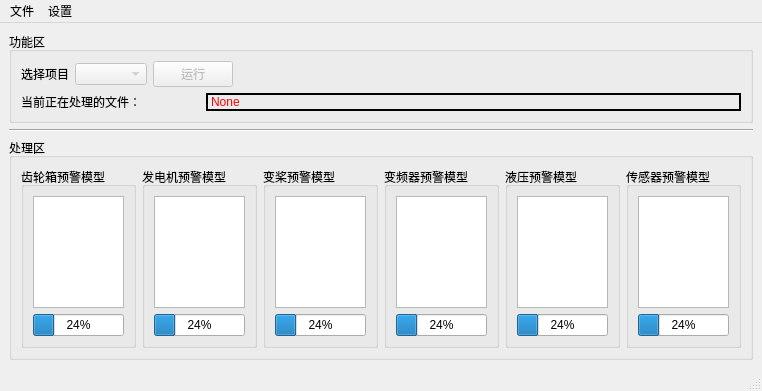
<?xml version="1.0" encoding="UTF-8"?>
<ui version="4.0">
 <class>MainWindow</class>
 <widget class="QMainWindow" name="MainWindow">
  <property name="geometry">
   <rect>
    <x>0</x>
    <y>0</y>
    <width>756</width>
    <height>391</height>
   </rect>
  </property>
  <property name="windowTitle">
   <string>线下预警模型</string>
  </property>
  <widget class="QWidget" name="centralwidget">
   <property name="styleSheet">
    <string notr="true"/>
   </property>
   <layout class="QVBoxLayout" name="verticalLayout">
    <item>
     <widget class="QGroupBox" name="function_groupBox">
      <property name="title">
       <string>功能区</string>
      </property>
      <layout class="QVBoxLayout" name="verticalLayout_2">
       <item>
        <layout class="QHBoxLayout" name="horizontalLayout_3">
         <item>
          <widget class="QLabel" name="select_project_label">
           <property name="text">
            <string>选择项目</string>
           </property>
          </widget>
         </item>
         <item>
          <widget class="QComboBox" name="select_project_comboBox">
           <property name="enabled">
            <bool>false</bool>
           </property>
           <property name="maxVisibleItems">
            <number>20</number>
           </property>
          </widget>
         </item>
         <item>
          <widget class="QPushButton" name="run_pushButton">
           <property name="enabled">
            <bool>false</bool>
           </property>
           <property name="text">
            <string>运行</string>
           </property>
          </widget>
         </item>
         <item>
          <spacer name="horizontalSpacer">
           <property name="orientation">
            <enum>Qt::Horizontal</enum>
           </property>
           <property name="sizeHint" stdset="0">
            <size>
             <width>529</width>
             <height>20</height>
            </size>
           </property>
          </spacer>
         </item>
        </layout>
       </item>
       <item>
        <layout class="QHBoxLayout" name="horizontalLayout" stretch="1,3">
         <item>
          <widget class="QLabel" name="label">
           <property name="text">
            <string>当前正在处理的文件：</string>
           </property>
          </widget>
         </item>
         <item>
          <widget class="QLabel" name="label_2">
           <property name="styleSheet">
            <string notr="true">color: rgb(255, 0, 0);
border:2px solid rgb(0,0,0);</string>
           </property>
           <property name="text">
            <string>None</string>
           </property>
          </widget>
         </item>
        </layout>
       </item>
      </layout>
     </widget>
    </item>
    <item>
     <widget class="Line" name="line">
      <property name="orientation">
       <enum>Qt::Horizontal</enum>
      </property>
     </widget>
    </item>
    <item>
     <widget class="QGroupBox" name="deal_groupBox">
      <property name="title">
       <string>处理区</string>
      </property>
      <layout class="QHBoxLayout" name="horizontalLayout_4">
       <item>
        <widget class="QGroupBox" name="gearbox_groupBox">
         <property name="title">
          <string>齿轮箱预警模型</string>
         </property>
         <layout class="QVBoxLayout" name="verticalLayout_3" stretch="0,8">
          <property name="spacing">
           <number>6</number>
          </property>
          <property name="bottomMargin">
           <number>9</number>
          </property>
          <item>
           <widget class="QListWidget" name="gb_listWidget"/>
          </item>
          <item>
           <widget class="QProgressBar" name="gearbox_progressBar">
            <property name="value">
             <number>24</number>
            </property>
           </widget>
          </item>
         </layout>
        </widget>
       </item>
       <item>
        <widget class="QGroupBox" name="generator_groupBox">
         <property name="title">
          <string>发电机预警模型</string>
         </property>
         <layout class="QVBoxLayout" name="verticalLayout_4" stretch="0,0">
          <item>
           <widget class="QListWidget" name="ge_listWidget"/>
          </item>
          <item>
           <widget class="QProgressBar" name="generator_progressBar">
            <property name="value">
             <number>24</number>
            </property>
           </widget>
          </item>
         </layout>
        </widget>
       </item>
       <item>
        <widget class="QGroupBox" name="pitch_groupBox">
         <property name="title">
          <string>变桨预警模型</string>
         </property>
         <layout class="QVBoxLayout" name="verticalLayout_5" stretch="0,0">
          <item>
           <widget class="QListWidget" name="pitch_listWidget"/>
          </item>
          <item>
           <widget class="QProgressBar" name="pitch_progressBar">
            <property name="value">
             <number>24</number>
            </property>
           </widget>
          </item>
         </layout>
        </widget>
       </item>
       <item>
        <widget class="QGroupBox" name="converter_groupBox">
         <property name="title">
          <string>变频器预警模型</string>
         </property>
         <layout class="QVBoxLayout" name="verticalLayout_6" stretch="0,0">
          <item>
           <widget class="QListWidget" name="co_listWidget"/>
          </item>
          <item>
           <widget class="QProgressBar" name="converter_progressBar">
            <property name="value">
             <number>24</number>
            </property>
           </widget>
          </item>
         </layout>
        </widget>
       </item>
       <item>
        <widget class="QGroupBox" name="hydraulic_groupBox">
         <property name="title">
          <string>液压预警模型</string>
         </property>
         <layout class="QVBoxLayout" name="verticalLayout_7" stretch="0,0">
          <item>
           <widget class="QListWidget" name="hy_listWidget"/>
          </item>
          <item>
           <widget class="QProgressBar" name="hydraulic_progressBar">
            <property name="value">
             <number>24</number>
            </property>
           </widget>
          </item>
         </layout>
        </widget>
       </item>
       <item>
        <widget class="QGroupBox" name="sensor_groupBox">
         <property name="title">
          <string>传感器预警模型</string>
         </property>
         <layout class="QVBoxLayout" name="verticalLayout_8" stretch="0,0">
          <item>
           <widget class="QListWidget" name="se_listWidget"/>
          </item>
          <item>
           <widget class="QProgressBar" name="sensor_progressBar">
            <property name="value">
             <number>24</number>
            </property>
           </widget>
          </item>
         </layout>
        </widget>
       </item>
       <item>
        <spacer name="horizontalSpacer_2">
         <property name="orientation">
          <enum>Qt::Horizontal</enum>
         </property>
         <property name="sizeHint" stdset="0">
          <size>
           <width>40</width>
           <height>20</height>
          </size>
         </property>
        </spacer>
       </item>
      </layout>
     </widget>
    </item>
   </layout>
  </widget>
  <widget class="QMenuBar" name="menubar">
   <property name="geometry">
    <rect>
     <x>0</x>
     <y>0</y>
     <width>756</width>
     <height>23</height>
    </rect>
   </property>
   <property name="styleSheet">
    <string notr="true">/*Qmenu Style Sheets*/
 QMenu {
     background-color: white; /* sets background of the menu 设置整个菜单区域的背景色，我用的是白色：white*/
     border: 1px solid white;/*整个菜单区域的边框粗细、样式、颜色*/
 }
  
 QMenu::item {
     /* sets background of menu item. set this to something non-transparent
         if you want menu color and menu item color to be different */
     background-color: transparent;
     padding:8px 32px;/*设置菜单项文字上下和左右的内边距，效果就是菜单中的条目左右上下有了间隔*/
     margin:0px 8px;/*设置菜单项的外边距*/
     border-bottom:1px solid #DBDBDB;/*为菜单项之间添加横线间隔*/
 }
  
 QMenu::item:selected { /* when user selects item using mouse or keyboard */
     background-color: #2dabf9;/*这一句是设置菜单项鼠标经过选中的样式*/
 }</string>
   </property>
   <widget class="QMenu" name="file_menu">
    <property name="title">
     <string>文件</string>
    </property>
    <addaction name="import_data_action"/>
   </widget>
   <widget class="QMenu" name="setting_menu">
    <property name="title">
     <string>设置</string>
    </property>
    <addaction name="add_project_action"/>
    <addaction name="delete_project_action"/>
    <addaction name="refactor_project_action"/>
   </widget>
   <addaction name="file_menu"/>
   <addaction name="setting_menu"/>
  </widget>
  <widget class="QStatusBar" name="statusbar"/>
  <action name="import_data_action">
   <property name="text">
    <string>导入数据</string>
   </property>
  </action>
  <action name="add_project_action">
   <property name="text">
    <string>添加项目</string>
   </property>
  </action>
  <action name="delete_project_action">
   <property name="text">
    <string>删除项目</string>
   </property>
  </action>
  <action name="refactor_project_action">
   <property name="text">
    <string>修改项目标签</string>
   </property>
  </action>
 </widget>
 <resources/>
 <connections/>
</ui>
